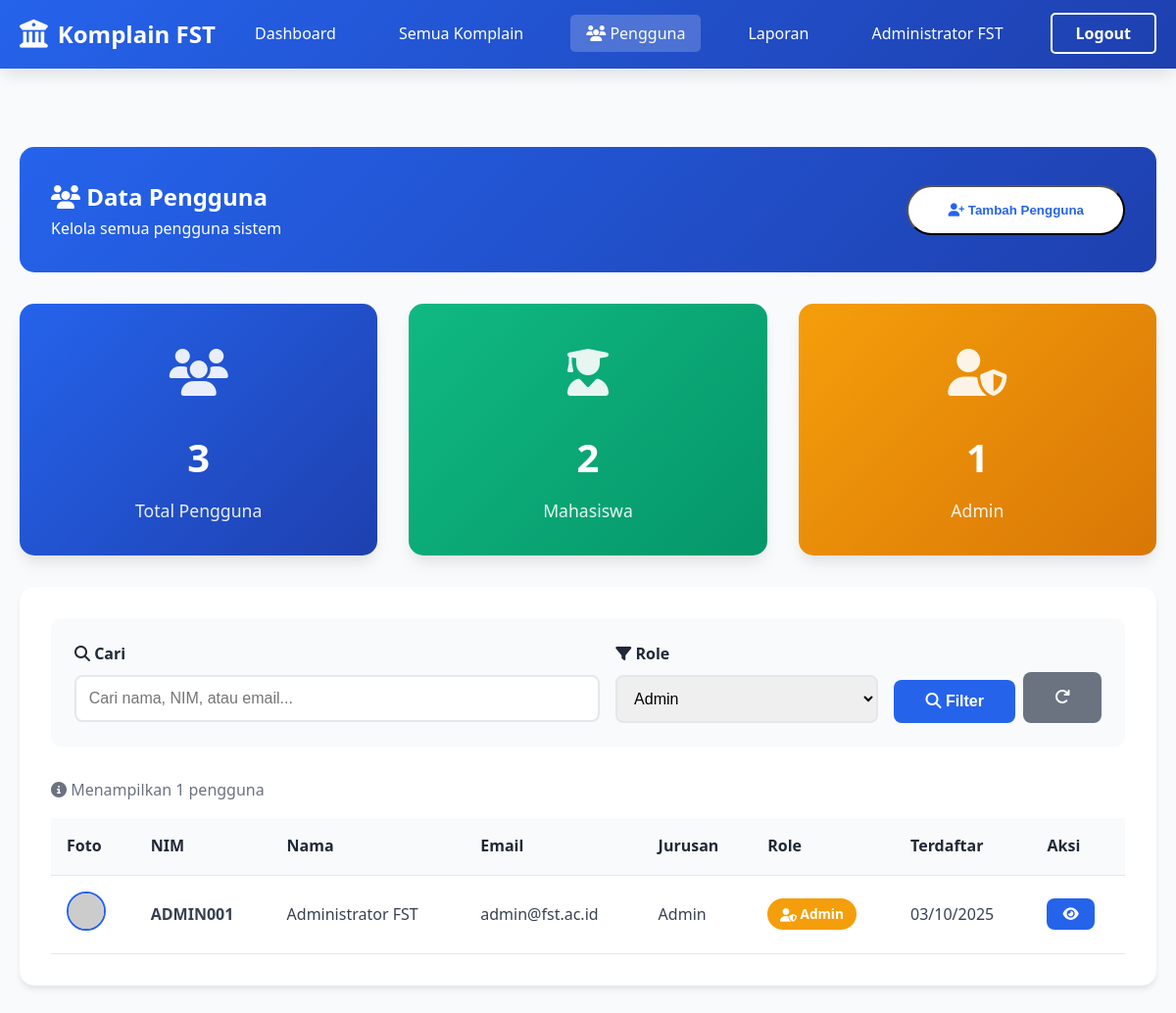
/pengguna.php?role=admin (signed in), run on the app's committed database.
### tables this page shows
CREATE TABLE IF NOT EXISTS users (
    id INT PRIMARY KEY AUTO_INCREMENT,
    nim VARCHAR(20) UNIQUE NOT NULL,
    nama VARCHAR(100) NOT NULL,
    email VARCHAR(100) UNIQUE NOT NULL,
    password VARCHAR(255) NOT NULL,
    jurusan VARCHAR(50) NOT NULL,
    no_telp VARCHAR(15),
    role ENUM('mahasiswa', 'admin') DEFAULT 'mahasiswa',
    foto_profil VARCHAR(255) DEFAULT 'default.jpg',
    created_at TIMESTAMP DEFAULT CURRENT_TIMESTAMP
);

### config.php (called while the page is built, shortened)
<?php
$conn = mysqli_connect(DB_HOST, DB_USER, DB_PASS, DB_NAME);
mysqli_set_charset($conn, "utf8mb4");
function clean($data) {
    global $conn;
    return mysqli_real_escape_string($conn, htmlspecialchars(trim($data)));
}
?>

### pengguna.php (the view, shortened to what this page needs)
<?php
require_once 'config.php';
$role_filter = isset($_GET['role']) ? clean($_GET['role']) : '';
$search = isset($_GET['search']) ? clean($_GET['search']) : '';
$query = "SELECT * FROM users WHERE 1=1";
if($role_filter) {
    $query .= " AND role='$role_filter'";
}
$query .= " ORDER BY created_at DESC";
$result = mysqli_query($conn, $query);
$total_users = mysqli_fetch_assoc(mysqli_query($conn, "SELECT COUNT(*) as total FROM users"))['total'];
$total_mahasiswa = mysqli_fetch_assoc(mysqli_query($conn, "SELECT COUNT(*) as total FROM users WHERE role='mahasiswa'"))['total'];
$total_admin = mysqli_fetch_assoc(mysqli_query($conn, "SELECT COUNT(*) as total FROM users WHERE role='admin'"))['total'];
?>
<!DOCTYPE html>
<html lang="id">
<head>
    <link rel="stylesheet" href="css/style.css">
    <link rel="stylesheet" href="https://cdnjs.cloudflare.com/ajax/libs/font-awesome/6.4.0/css/all.min.css">
</head>
<body>
    <nav class="navbar">
        <div class="container">
            <div class="nav-brand">
                <i class="fas fa-university"></i>
                <span>Komplain FST</span>
            </div>
            <ul class="nav-menu">
                <li><a href="dashboard.php">Dashboard</a></li>
                <li><a href="komplain-saya.php">Semua Komplain</a></li>
                <li><a href="pengguna.php" class="active"><i class="fas fa-users"></i> Pengguna</a></li>
                <li><a href="laporan.php">Laporan</a></li>
                <li><a href="profil.php"><?php echo $_SESSION['nama']; ?></a></li>
                <li><a href="logout.php" class="btn-nav-outline">Logout</a></li>
            </ul>
        </div>
    </nav>
    <section class="dashboard">
        <div class="container">
            <div class="dashboard-header">
                <div>
                    <h1><i class="fas fa-users"></i> Data Pengguna</h1>
                    <p>Kelola semua pengguna sistem</p>
                </div>
                <button onclick="document.getElementById('addUserModal').style.display='block'" class="btn-primary">
                    <i class="fas fa-user-plus"></i> Tambah Pengguna
                </button>
            </div>
            <div class="stats-grid" style="margin-bottom: 2rem; grid-template-columns: repeat(auto-fit, minmax(250px, 1fr));">
                <div class="stat-card">
                    <div class="stat-icon"><i class="fas fa-users"></i></div>
                    <h3 class="stat-number"><?php echo $total_users; ?></h3>
                    <p class="stat-label">Total Pengguna</p>
                </div>
                <div class="stat-card" style="background: linear-gradient(135deg, #10b981, #059669);">
                    <div class="stat-icon"><i class="fas fa-user-graduate"></i></div>
                    <h3 class="stat-number"><?php echo $total_mahasiswa; ?></h3>
                    <p class="stat-label">Mahasiswa</p>
                </div>
                <div class="stat-card" style="background: linear-gradient(135deg, #f59e0b, #d97706);">
                    <div class="stat-icon"><i class="fas fa-user-shield"></i></div>
                    <h3 class="stat-number"><?php echo $total_admin; ?></h3>
                    <p class="stat-label">Admin</p>
                </div>
            </div>
            <div class="card">
                <div style="padding: 1.5rem; background: #f9fafb; border-radius: 10px; margin-bottom: 2rem;">
                    <form method="GET" action="">
                        <div style="display: grid; grid-template-columns: 2fr 1fr auto; gap: 1rem;">
                            <div class="form-group" style="margin-bottom: 0;">
                                <label for="search"><i class="fas fa-search"></i> Cari</label>
                                <input type="text" id="search" name="search" class="form-control"
                                       placeholder="Cari nama, NIM, atau email..." value="<?php echo $search; ?>">
                            </div>
                            <div class="form-group" style="margin-bottom: 0;">
                                <label for="role"><i class="fas fa-filter"></i> Role</label>
                                <select id="role" name="role" class="form-control">
                                    <option value="admin" <?php echo $role_filter == 'admin' ? 'selected' : ''; ?>>Admin</option>
                                </select>
                            </div>
                            <div style="display: flex; gap: 0.5rem; align-items: end;">
                                <button type="submit" class="btn btn-primary-form">
                                    <i class="fas fa-search"></i> Filter
                                </button>
                                <a href="pengguna.php" class="btn" style="background: #6b7280; color: white;">
                                    <i class="fas fa-redo"></i>
                                </a>
                            </div>
                        </div>
                    </form>
                </div>
                <div style="padding: 0 0 1rem 0; color: #6b7280;">
                    <i class="fas fa-info-circle"></i>
                    Menampilkan <?php echo mysqli_num_rows($result); ?> pengguna
                </div>
                <?php if(mysqli_num_rows($result) > 0): ?>
                <div style="overflow-x: auto;">
                    <table class="table">
                        <thead>
                            <tr>
                                <th>Foto</th>
                                <th>NIM</th>
                                <th>Nama</th>
                                <th>Email</th>
                                <th>Jurusan</th>
                                <th>Role</th>
                                <th>Terdaftar</th>
                                <th>Aksi</th>
                            </tr>
                        </thead>
                        <tbody>
                            <?php while($user = mysqli_fetch_assoc($result)): ?>
                            <tr>
                                <td>
                                    <img src="https://ui-avatars.com/api/?name=<?php echo urlencode($user['nama']); ?>&size=40&background=2563eb&color=fff"
                                         style="width: 40px; height: 40px; border-radius: 50%; border: 2px solid var(--primary);">
                                </td>
                                <td><strong><?php echo $user['nim']; ?></strong></td>
                                <td><?php echo $user['nama']; ?></td>
                                <td><?php echo $user['email']; ?></td>
                                <td><?php echo $user['jurusan']; ?></td>
                                <td>
                                    <span class="badge" style="<?php echo $user['role'] == 'admin' ? 'background: #f59e0b; color: white;' : 'background: #10b981; color: white;'; ?>">
                                        <i class="fas fa-<?php echo $user['role'] == 'admin' ? 'user-shield' : 'user-graduate'; ?>"></i>
                                        <?php echo ucfirst($user['role']); ?>
                                    </span>
                                </td>
                                <td><?php echo date('d/m/Y', strtotime($user['created_at'])); ?></td>
                                <td>
                                    <div style="display: flex; gap: 0.5rem;">
                                        <button onclick="viewUser(<?php echo htmlspecialchars(json_encode($user)); ?>)"
                                                class="btn btn-primary-form" style="padding: 0.5rem 1rem; font-size: 0.9rem;">
                                            <i class="fas fa-eye"></i>
                                        </button>
                                    </div>
                                </td>
                            </tr>
                            <?php endwhile; ?>
                        </tbody>
                    </table>
                </div>
                <?php endif; ?>
            </div>
        </div>
    </section>
</body>
</html>

### css/style.css (style rules this page uses)
* { margin: 0; padding: 0; box-sizing: border-box; }
:root { --primary: #2563eb; --primary-dark: #1e40af; --secondary: #10b981; --danger: #ef4444; --warning: #f59e0b; --dark: #1f2937; --light: #f9fafb; --white: #ffffff; --text: #374151; --border: #e5e7eb; --shadow: 0 4px 6px -1px rgba(0, 0, 0, 0.1); --shadow-lg: 0 10px 15px -3px rgba(0, 0, 0, 0.1); }
body { font-family: 'Segoe UI', Tahoma, Geneva, Verdana, sans-serif; line-height: 1.6; color: var(--text); background: var(--light); }
.container { max-width: 1200px; margin: 0 auto; padding: 0 20px; }
.navbar { background: linear-gradient(135deg, var(--primary), var(--primary-dark)); color: var(--white); padding: 1rem 0; position: sticky; top: 0; z-index: 1000; box-shadow: var(--shadow-lg); }
.navbar .container { display: flex; justify-content: space-between; align-items: center; }
.nav-brand { display: flex; align-items: center; gap: 10px; font-size: 1.5rem; font-weight: bold; }
.nav-brand i { font-size: 1.8rem; }
.nav-menu { display: flex; list-style: none; gap: 2rem; align-items: center; }
.nav-menu a { color: var(--white); text-decoration: none; transition: all 0.3s; padding: 0.5rem 1rem; border-radius: 5px; }
.nav-menu a:hover, .nav-menu a.active { background: rgba(255, 255, 255, 0.2); }
.btn-nav-outline { border: 2px solid var(--white); padding: 0.5rem 1.5rem !important; border-radius: 25px; font-weight: 600; }
.btn-primary, .btn-secondary { padding: 1rem 2.5rem; border-radius: 30px; text-decoration: none; font-weight: 600; transition: all 0.3s; display: inline-block; }
.btn-primary { background: var(--white); color: var(--primary); }
.stats-grid { display: grid; grid-template-columns: repeat(auto-fit, minmax(250px, 1fr)); gap: 2rem; }
.stat-card { text-align: center; padding: 2rem; background: linear-gradient(135deg, var(--primary), var(--primary-dark)); color: var(--white); border-radius: 15px; box-shadow: var(--shadow-lg); transition: transform 0.3s; }
.stat-icon { font-size: 3rem; margin-bottom: 1rem; opacity: 0.9; }
.stat-number { font-size: 2.5rem; font-weight: bold; margin-bottom: 0.5rem; }
.stat-label { font-size: 1.1rem; opacity: 0.9; }
.form-group { margin-bottom: 1.5rem; }
.form-group label { display: block; margin-bottom: 0.5rem; color: var(--dark); font-weight: 600; }
.form-control { width: 100%; padding: 0.8rem; border: 2px solid var(--border); border-radius: 8px; font-size: 1rem; transition: 0.3s; }
.btn { padding: 0.8rem 2rem; border: none; border-radius: 8px; font-size: 1rem; font-weight: 600; cursor: pointer; transition: 0.3s; text-decoration: none; display: inline-block; }
.btn-primary-form { background: var(--primary); color: var(--white); }
.dashboard { padding: 80px 0; min-height: 100vh; }
.dashboard-header { background: linear-gradient(135deg, var(--primary), var(--primary-dark)); color: var(--white); padding: 2rem; border-radius: 15px; margin-bottom: 2rem; display: flex; justify-content: space-between; align-items: center; }
.card { background: var(--white); padding: 2rem; border-radius: 15px; box-shadow: var(--shadow); margin-bottom: 2rem; }
.table { width: 100%; border-collapse: collapse; }
.table th, .table td { padding: 1rem; text-align: left; border-bottom: 1px solid var(--border); }
.table th { background: var(--light); color: var(--dark); font-weight: 600; }
.badge { padding: 0.4rem 0.8rem; border-radius: 20px; font-size: 0.85rem; font-weight: 600; }

### data on the page
users: nim "ADMIN001", nama "Administrator FST", email "admin@fst.ac.id", jurusan "Admin", role "Admin", created_at "03/10/2025"

### other printed values
$_SESSION['nama'] "Administrator FST"
$total_users "3"
$total_mahasiswa "2"
$total_admin "1"
mysqli_num_rows($result) "1"
